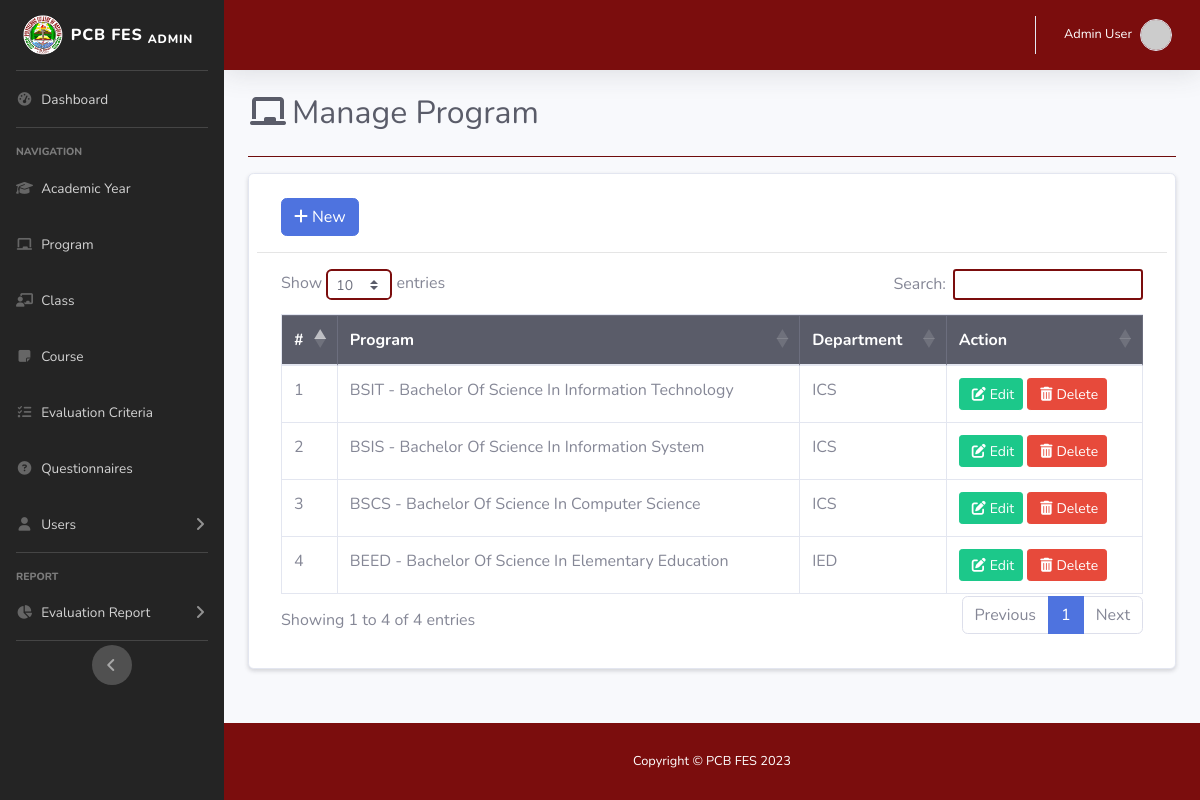
The page /admin/program.php (signed in) on the database its author committed.
### tables this page shows
CREATE TABLE `program_tbl` (
  `program_id` int(11) NOT NULL,
  `program_code` varchar(20) NOT NULL,
  `program_name` varchar(255) NOT NULL,
  `department_id` int(11) NOT NULL
);

CREATE TABLE `department_tbl` (
  `department_id` int(11) NOT NULL,
  `department_code` varchar(20) NOT NULL,
  `department_name` varchar(255) NOT NULL
);

### admin/program.php (the view, shortened to what this page needs)
<!DOCTYPE html>
<html lang="en">
<head>
    <link rel="stylesheet" href="https://stackpath.bootstrapcdn.com/bootstrap/4.2.1/css/bootstrap.min.css">
    <link rel="stylesheet" href="https://cdn.datatables.net/1.10.18/css/dataTables.bootstrap4.min.css">
    <link href="../assets/vendor/fontawesome-free/css/all.min.css" rel="stylesheet" type="text/css">
    <link href="../assets/css/sb-admin-2.min.css" rel="stylesheet">
    <link href="../assets/css/custom.css" rel="stylesheet">
    <link rel="stylesheet" href="https://cdn.jsdelivr.net/npm/@sweetalert2/theme-borderless@5/borderless.css" />
</head>
<body id="page-top">
    <div id="wrapper">
            <?php include 'sidebar.php'; ?>
        <div id="content-wrapper" class="d-flex flex-column">
            <div id="content">
                    <?php include 'topbar.php'; ?>
                <div class="container-fluid justify-content-center">
                    <div class="d-sm-flex align-items-center justify-content-between mb-4">
                        <h1 class="h2 mb-0 text-gray-800"><i class="fas fa-fw fa-chalkboard mr-1"></i>Manage Program</h1>
                    </div>
                    <hr class="mb-3 bg-white1">
<div class="container card p-2 mb-4 shadow-sm">
    <div class="row">
        <div class="col-12 col-md-12">
            <div class="container mb-3 mt-3">
                <a href="#addnew" data-toggle="modal" class="btn btn-primary"><i class="fa-solid fa-plus mr-1"></i>New</a>
            </div>
            <hr>
            <div class="container mb-4">
                <table id="myTable" class="table table-bordered nowrap" style="width:100%">
                    <thead class="table-dark">
                        <th>#</th>
                        <th>Program</th>
                        <th>Department</th>
                        <th>Action</th>
                    </thead>
                    <tbody>
                        <?php
                            require '../db/dbconn.php';
                            $sql = "SELECT program_tbl.*, department_tbl.*
                                    FROM program_tbl
                                    INNER JOIN department_tbl ON program_tbl.department_id = department_tbl.department_id
                                    ORDER BY department_tbl.department_code
                            ";
                            $num = 1;
                            $query = mysqli_query($conn, $sql);
                            while($row = mysqli_fetch_assoc($query)){
                                echo
                                "<tr>
                                    <td>".$num."</td>
                                    <td>".strtoupper($row['program_code'])." - ".ucwords($row['program_name'])."</td>
                                    <td>".strtoupper($row['department_code'])."</td>
                                    <td>
                                        <a href='#edit_".$row['program_id']."' class='btn btn-success btn-sm' data-toggle='modal'><i class='fa fa-pen-to-square m-1'></i>Edit</a>
                                        <a href='#delete_".$row['program_id']."' class='btn btn-danger btn-sm' data-toggle='modal'><i class='fa fa-trash m-1'></i>Delete</a>
                                    </td>
                                </tr>";
                            $num++;}
                        ?>
                    </tbody>
                </table>
            </div>
        </div>
    </div>
</div>
                </div>
            </div>
            <?php include 'footer.php'; ?>
        </div>
    </div>
</body>
</html>

### assets/css/custom.css (style rules this page uses)
.bg-white1 { background-color: #7b0d0d; }

### rows shown on the page
program_tbl: program_code "BSIT", program_name "Bachelor Of Science In Information Technology", department.department_code "ICS"
program_tbl: program_code "BSIS", program_name "Bachelor Of Science In Information System", department.department_code "ICS"
program_tbl: program_code "BSCS", program_name "Bachelor Of Science In Computer Science", department.department_code "ICS"
program_tbl: program_code "BEED", program_name "Bachelor Of Science In Elementary Education", department.department_code "IED"

### other values the page prints
$name "Admin User"
